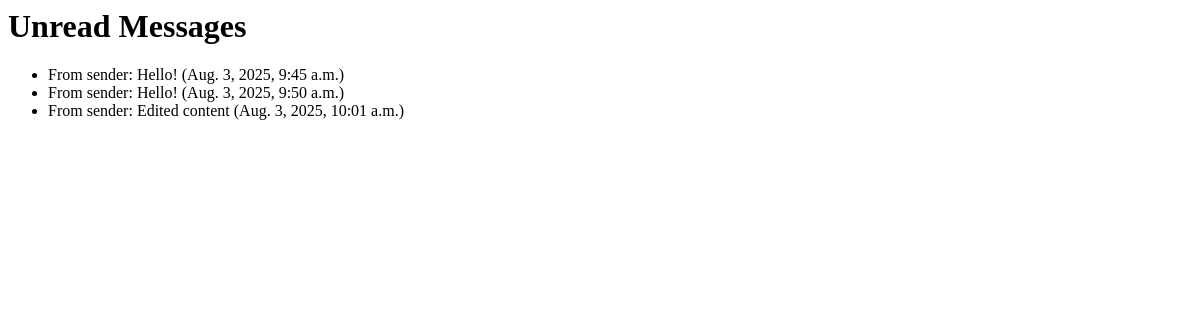
/unread_messages/ (signed in), run on an earlier commit of the app's database.
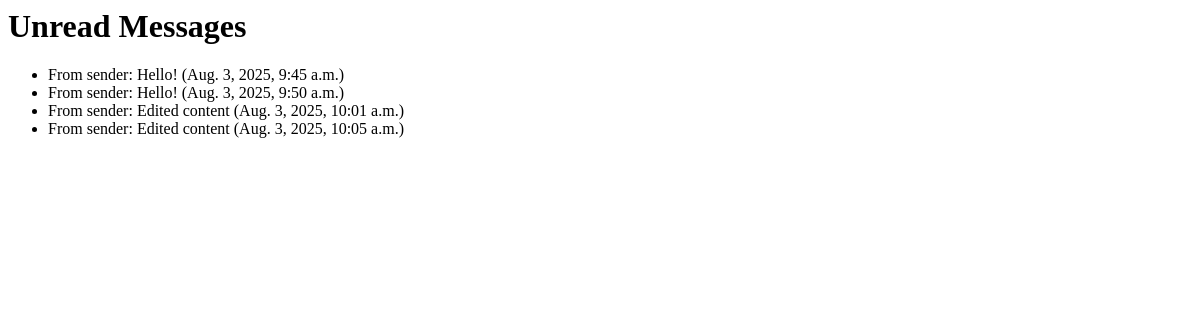
And on a later commit of the database.
### messaging/models.py (models this page shows, shortened)
class Message(models.Model):
    sender = models.ForeignKey(User, related_name='sent_messages', on_delete=models.CASCADE)
    receiver = models.ForeignKey(User, related_name='received_messages', on_delete=models.CASCADE)
    content = models.TextField()
    timestamp = models.DateTimeField(auto_now_add=True)
    edited = models.BooleanField(default=False)
    edited_by = models.ForeignKey(User, null=True, blank=True, related_name='edited_messages', on_delete=models.SET_NULL)
    parent_message = models.ForeignKey('self', null=True, blank=True, related_name='replies', on_delete=models.CASCADE)
    read = models.BooleanField(default=False)
    objects = models.Manager()
    unread = UnreadMessagesManager()

### messaging/views.py (the view)
# urls.py: path('unread_messages/', views.unread_messages, name='unread_messages'),
@login_required
def unread_messages(request):
    messages = Message.unread.unread_for_user(request.user).only(
        'id', 'content', 'timestamp', 'sender'
    )
    return render(request, 'messaging/unread_messages.html', {'messages': messages})

### messaging/managers.py (called while the page is built)
    def unread_for_user(self, user):
        return (
            self.filter(receiver=user, read=False)
            .select_related('sender')
            .only('id', 'content', 'timestamp', 'sender')
        )

### messaging/templates/messaging/unread_messages.html
<h1>Unread Messages</h1>
<ul>
  {% for msg in messages %}
    <li>
      From {{ msg.sender.username }}: {{ msg.content }} ({{ msg.timestamp }})
    </li>
  {% empty %}
    <li>No unread messages.</li>
  {% endfor %}
</ul>

What changed in the data, as far as the page shows it:
added Message: sender.username "sender", content "Edited content", timestamp "Aug. 3, 2025, 10:05 a.m."
